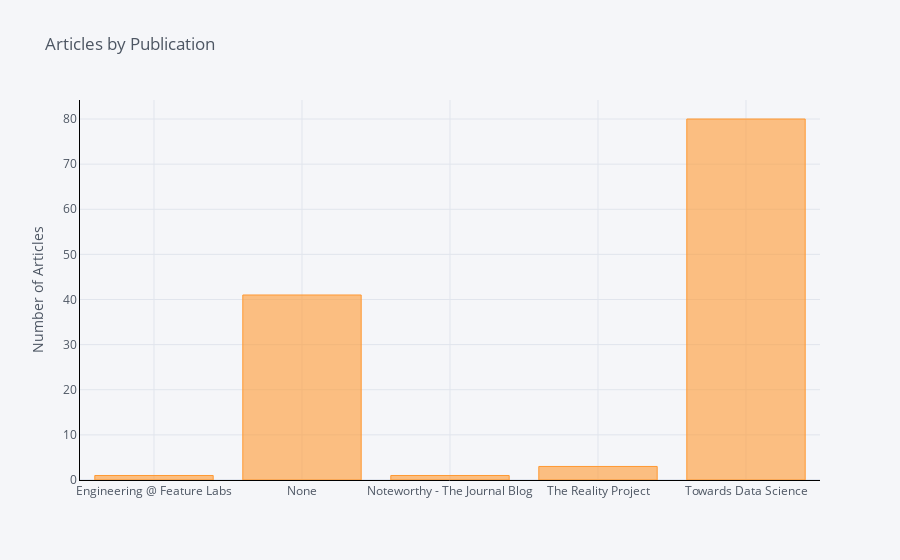

The cell this chart's notebook holds for it:
### Code cell
df.groupby("publication").count()["fans"].iplot(
    kind="bar",
    yTitle="Number of Articles",
    linecolor="black",
    title="Articles by Publication",
)

### Figure 1 — Plotly figure (JSON) as saved in the notebook; plotly's stock layout.template omitted (floating-point values rounded to 4 significant figures)
{"data": [{"marker": {"color": "rgba(255, 153, 51, 0.6)", "line": {"color": "rgba(255, 153, 51, 1.0)", "width": 1}}, "name": "fans", "orientation": "v", "text": "", "type": "bar", "x": ["Engineering @ Feature Labs", "None", "Noteworthy - The Journal Blog", "The Reality Project", "Towards Data Science"], "y": [1, 41, 1, 3, 80]}], "layout": {"legend": {"bgcolor": "#F5F6F9", "font": {"color": "#4D5663"}}, "paper_bgcolor": "#F5F6F9", "plot_bgcolor": "#F5F6F9", "title": {"font": {"color": "#4D5663"}, "text": "Articles by Publication"}, "xaxis": {"gridcolor": "#E1E5ED", "linecolor": "black", "showgrid": true, "tickfont": {"color": "#4D5663"}, "title": {"font": {"color": "#4D5663"}, "text": ""}, "zerolinecolor": "#E1E5ED"}, "yaxis": {"gridcolor": "#E1E5ED", "linecolor": "black", "showgrid": true, "tickfont": {"color": "#4D5663"}, "title": {"font": {"color": "#4D5663"}, "text": "Number of Articles"}, "zerolinecolor": "#E1E5ED"}}}
